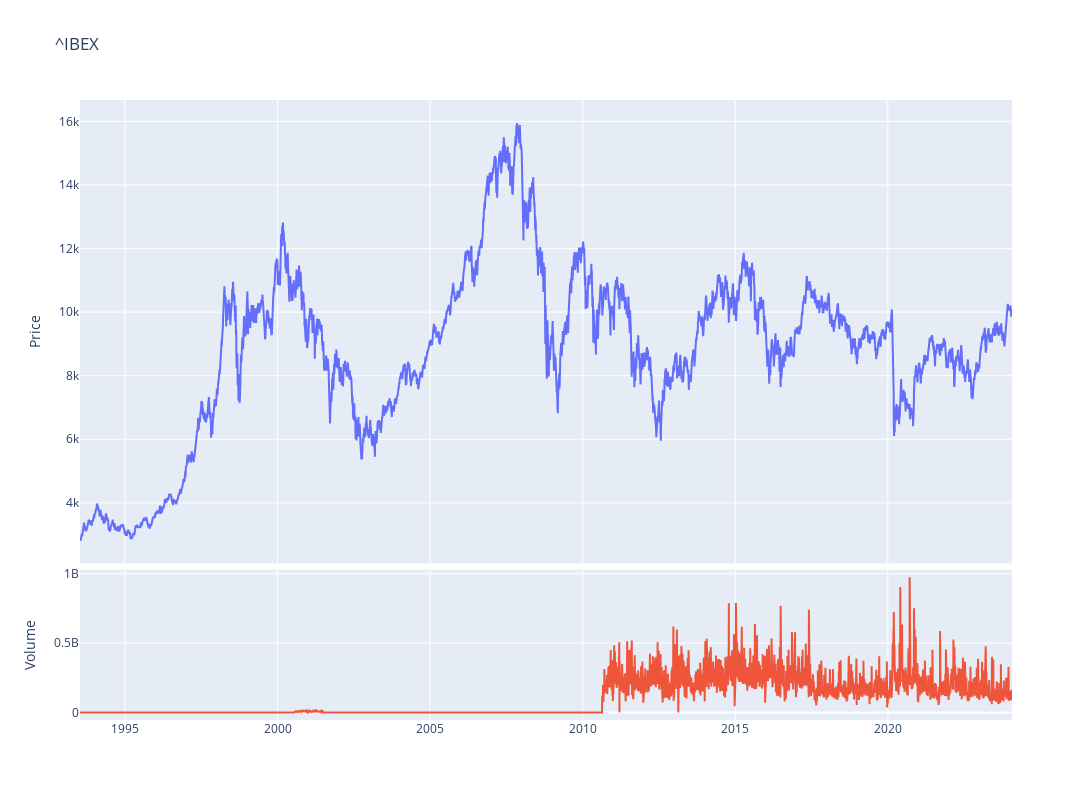

Source (notebook cell):
### Code cell
fig = make_subplots(rows=4, cols=1,shared_xaxes=True,vertical_spacing=0.01,specs=[[{'rowspan':3,'colspan':1}],[None],[None],[{'rowspan':1,'colspan':1}]])

# Graph (1,1)
fig.add_trace(go.Scatter(x=stock_ibex.index,y=stock_ibex['Adj Close'],mode="lines",name='IBEX35'),row=1, col=1)
# Update xaxis properties
fig.update_yaxes(title_text="Price", row=1, col=1)

# Graph (4,1)
fig.add_trace(go.Scatter(x=stock_ibex.index,y=stock_ibex['Volume'],mode="lines",name='Volume'),row=4, col=1)
fig.update_yaxes(title_text="Volume", row=4, col=1)

fig.update_layout(height=800, width=1300,showlegend=False,title=f"{ticker}")

fig.show()

### Figure 1 — Plotly figure (JSON) as saved in the notebook; plotly's stock layout.template omitted (floating-point values rounded to 4 significant figures; data arrays with more than 128 entries replaced by an {"elided": "..."} marker saying what was removed)
{"data": [{"mode": "lines", "name": "IBEX35", "type": "scatter", "x": {"elided": "7736 str values"}, "xaxis": "x", "y": {"elided": "7736 float values"}, "yaxis": "y"}, {"mode": "lines", "name": "Volume", "type": "scatter", "x": {"elided": "7736 str values"}, "xaxis": "x2", "y": {"elided": "7736 int values"}, "yaxis": "y2"}], "layout": {"height": 800, "showlegend": false, "title": {"text": "^IBEX"}, "width": 1300, "xaxis": {"anchor": "y", "domain": [0, 1], "matches": "x2", "showticklabels": false}, "xaxis2": {"anchor": "y2", "domain": [0, 1]}, "yaxis": {"anchor": "x", "domain": [0.2525, 1], "title": {"text": "Price"}}, "yaxis2": {"anchor": "x2", "domain": [0, 0.2425], "title": {"text": "Volume"}}}}
